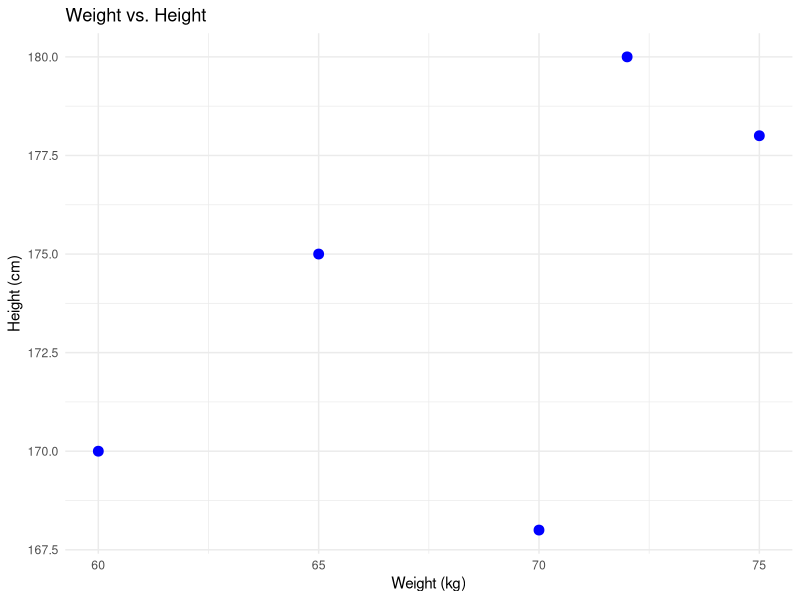

Source code (R):
# Load required library
library(ggplot2)

# Create the data frame
weight_height_data <- data.frame(
  Weight = c(60, 65, 70, 72, 75),
  Height = c(170, 175, 168, 180, 178)
)

# Create scatter plot
ggplot(weight_height_data, aes(x = Weight, y = Height)) +
  geom_point(color = "blue", size = 3) +
  labs(
    title = "Weight vs. Height",
    x = "Weight (kg)",
    y = "Height (cm)"
  ) +
  theme_minimal()
